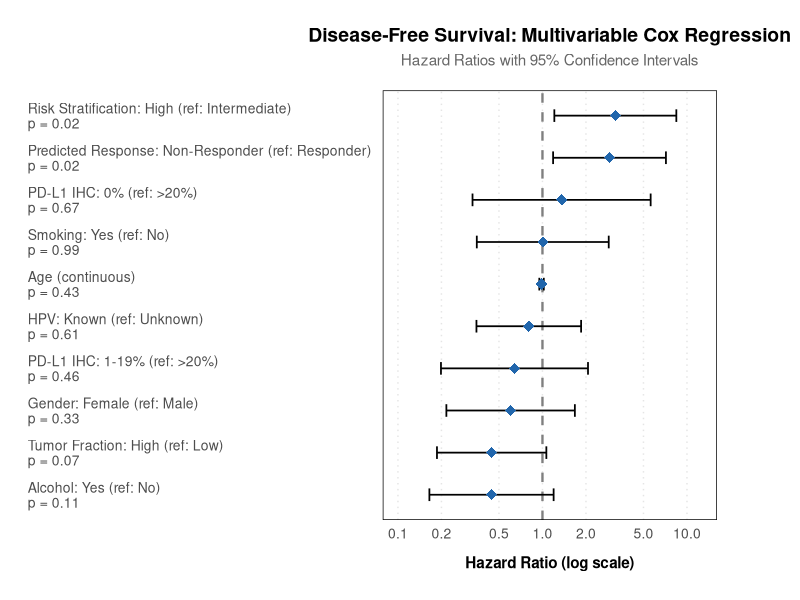
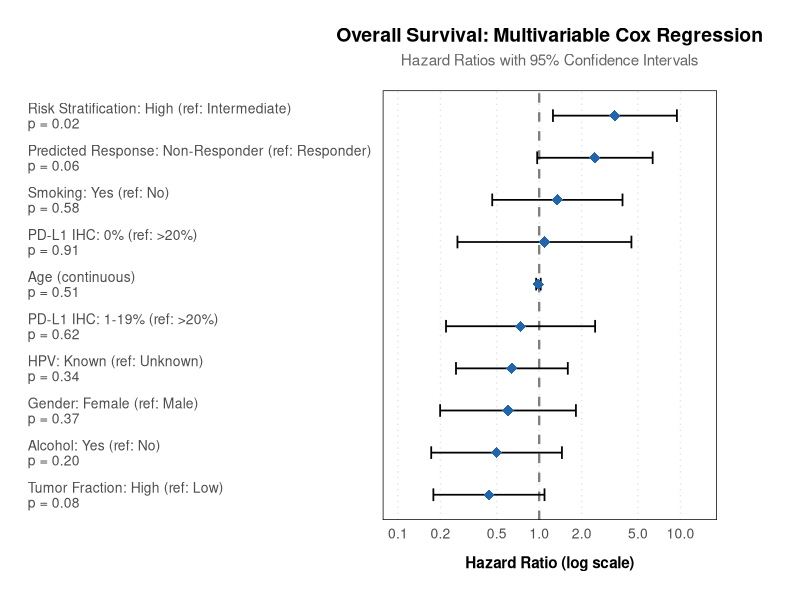
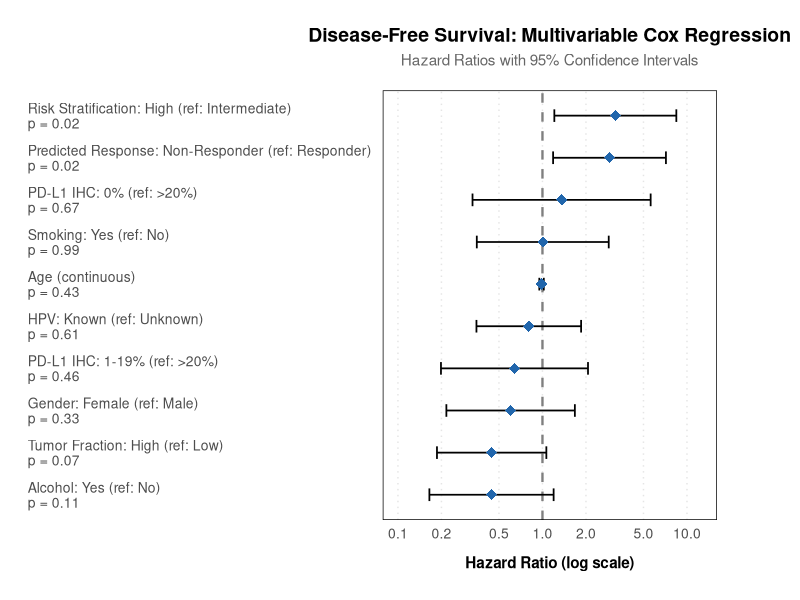
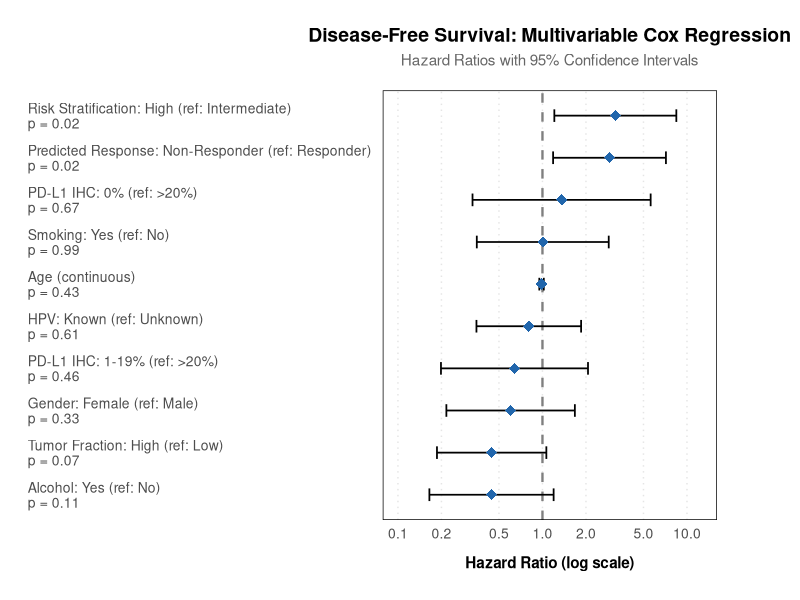
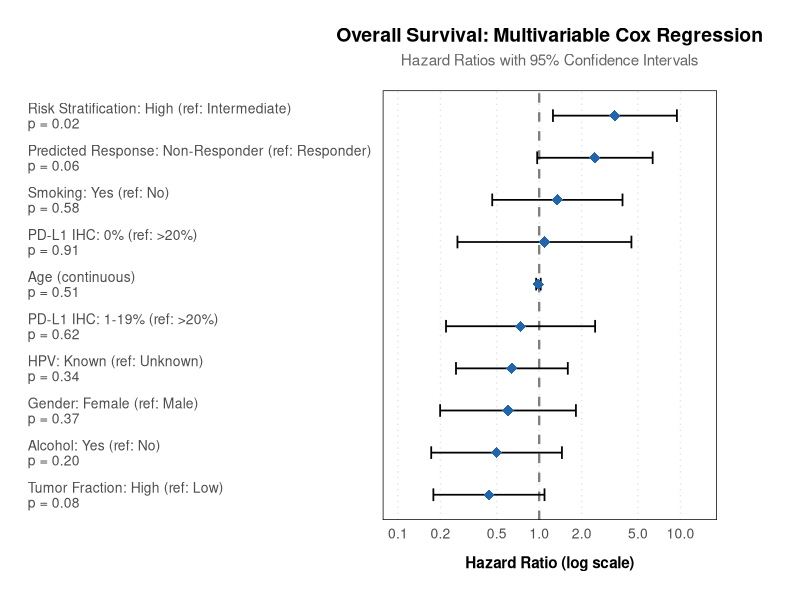
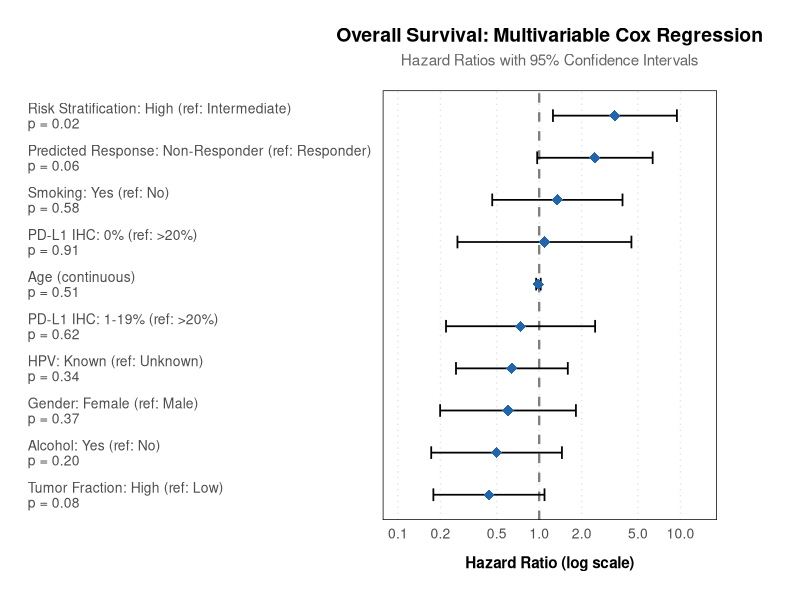

Write R code to recreate these figures, in order.
library(dplyr)
library(survival)
library(broom)
library(ggplot2)
library(forcats)
library(stringr)

setwd('/Users/ravibandaru/Downloads')

d <- read.csv("./survival_data.csv")

df_patient <- data.frame(
  id = d[, 1],
  age = d$Age,
  gender = factor(ifelse(d$Gender == "Male", 1, 2), labels = c("Male", "Female")),
  ethnicity = factor(as.integer(as.factor(d$Ethnicity))),
  diagnosis = factor(as.integer(as.factor(d$Diagnosis))),
  hpv = factor(ifelse(d$HPV == "Unknown", 1, 2), labels = c("Unknown", "Known")),
  smoking = factor(ifelse(d$Smoking == "No", 1, 2), labels = c("No", "Yes")),
  alcohol = factor(ifelse(d$Alcohol == "No", 1, 2), labels = c("No", "Yes")),
  response = factor(ifelse(d$REPINST_Predictions == "Responder", 1, 2), labels = c("Responder", "NonResponder")),
  stratification = factor(ifelse(d$Stratification == "Intermediate", 1, 2), labels = c("Intermediate", "High")),
  ihc = factor(ifelse(d$PDL1.IHC == ">20", 1, ifelse(d$PDL1.IHC == "1-19", 2, 3)), labels = c(">20", "1-19", "0")),
  tf = factor(ifelse(d$Tumor.Fraction == "Low Tumor Fraction", 1, 2), labels = c("Low", "High")),
  event_dfs = as.integer(ifelse(d$E_Relapse, 1, 0)),
  event_os = as.integer(ifelse(d$E_Survival, 1, 0)),
  relapse_time = as.integer(d$`Relapse.Months..Adjuvant.` * 30),
  surv_time = as.integer(d$Survival.Months..Adjuvant. * 30),
  repinst_prob = as.numeric(d$REPINST_Probabilities),
  repinst_pred = as.factor(d$REPINST_Predictions)
)

cox_dfs <- coxph(Surv(relapse_time, event_dfs) ~ age + gender + hpv + smoking + alcohol + response + stratification + ihc + tf, data = df_patient)
cox_os <- coxph(Surv(surv_time, event_os) ~ age + gender + hpv + smoking + alcohol + response + stratification + ihc + tf, data = df_patient)

make_publication_forest_plot <- function(tidy_df, title_text) {
  var_labels <- c(
    "age" = "Age (continuous)",
    "genderFemale" = "Gender: Female (ref: Male)",
    "hpvKnown" = "HPV: Known (ref: Unknown)",
    "smokingYes" = "Smoking: Yes (ref: No)",
    "alcoholYes" = "Alcohol: Yes (ref: No)",
    "responseNonResponder" = "Predicted Response: Non-Responder (ref: Responder)",
    "stratificationHigh" = "Risk Stratification: High (ref: Intermediate)",
    "ihc1-19" = "PD-L1 IHC: 1-19% (ref: >20%)",
    "ihc0" = "PD-L1 IHC: 0% (ref: >20%)",
    "tfHigh" = "Tumor Fraction: High (ref: Low)"
  )
  
  plot_data <- tidy_df %>%
    filter(term != "(Intercept)") %>%
    mutate(
      clean_term = case_when(
        term %in% names(var_labels) ~ var_labels[term],
        TRUE ~ term
      ),
      p_formatted = case_when(
        p.value < 0.001 ~ "p < 0.001",
        p.value < 0.01 ~ sprintf("p = %.3f", p.value),
        TRUE ~ sprintf("p = %.2f", p.value)
      ),
      label_with_p = paste0(clean_term, "\n", p_formatted),
      label_with_p = fct_reorder(label_with_p, estimate)
    )
  
  p <- ggplot(plot_data, aes(x = estimate, y = label_with_p)) +
    geom_vline(xintercept = 1, linetype = "dashed", color = "gray50", size = 0.8) +
    geom_errorbarh(aes(xmin = conf.low, xmax = conf.high), height = 0.3, color = "black", size = 0.6) +
    geom_point(color = "#2166ac", size = 3.5, shape = 18) +
    scale_x_continuous(
      trans = "log10",
      breaks = c(0.1, 0.2, 0.5, 1, 2, 5, 10),
      labels = c("0.1", "0.2", "0.5", "1.0", "2.0", "5.0", "10.0"),
      limits = c(0.1, max(plot_data$conf.high) * 1.5)
    ) +
    labs(
      title = title_text,
      subtitle = "Hazard Ratios with 95% Confidence Intervals",
      x = "Hazard Ratio (log scale)",
      y = NULL
    ) +
    theme_minimal(base_size = 12) +
    theme(
      panel.grid.major.y = element_blank(),
      panel.grid.minor = element_blank(),
      panel.grid.major.x = element_line(color = "gray90", size = 0.5, linetype = "dotted"),
      panel.border = element_rect(color = "black", fill = NA, size = 0.5),
      plot.title = element_text(hjust = 0.5, size = 14, face = "bold", margin = margin(b = 5)),
      plot.subtitle = element_text(hjust = 0.5, size = 11, color = "gray40", margin = margin(b = 15)),
      axis.title.x = element_text(size = 11, face = "bold", margin = margin(t = 10)),
      axis.text.y = element_text(size = 10, hjust = 0, margin = margin(r = 5)),
      axis.text.x = element_text(size = 10),
      plot.margin = margin(20, 60, 20, 20),
      plot.background = element_rect(fill = "white", color = NA),
      panel.background = element_rect(fill = "white", color = NA)
    )
  
  return(p)
}

tidy_dfs <- tidy(cox_dfs, exponentiate = TRUE, conf.int = TRUE)
plot_dfs_enhanced <- make_publication_forest_plot(tidy_dfs, "Disease-Free Survival: Multivariable Cox Regression")

tidy_os <- tidy(cox_os, exponentiate = TRUE, conf.int = TRUE)
plot_os_enhanced <- make_publication_forest_plot(tidy_os, "Overall Survival: Multivariable Cox Regression")

ggsave("forest_dfs_publication.pdf", plot = plot_dfs_enhanced, width = 12, height = 6, dpi = 300, device = "pdf")
ggsave("forest_dfs_publication.png", plot = plot_dfs_enhanced, width = 12, height = 8, dpi = 300, device = "png")
ggsave("forest_os_publication.pdf", plot = plot_os_enhanced, width = 12, height = 6, dpi = 300, device = "pdf")
ggsave("forest_os_publication.png", plot = plot_os_enhanced, width = 12, height = 8, dpi = 300, device = "png")

print(plot_dfs_enhanced)
print(plot_os_enhanced)

create_summary_table <- function(tidy_df, outcome_name) {
  tidy_df %>%
    filter(term != "(Intercept)") %>%
    select(term, estimate, conf.low, conf.high, p.value) %>%
    mutate(
      HR_CI = sprintf("%.2f (%.2f-%.2f)", estimate, conf.low, conf.high),
      p_value = case_when(
        p.value < 0.001 ~ "<0.001",
        TRUE ~ sprintf("%.3f", p.value)
      ),
      outcome = outcome_name
    ) %>%
    select(outcome, term, HR_CI, p_value)
}

dfs_table <- create_summary_table(tidy_dfs, "Disease-Free Survival")
os_table <- create_summary_table(tidy_os, "Overall Survival")

cat("\n=== Disease-Free Survival Results ===\n")
print(dfs_table)
cat("\n=== Overall Survival Results ===\n")
print(os_table)

zph_dfs <- cox.zph(cox_dfs)
print(zph_dfs)

zph_os <- cox.zph(cox_os)
print(zph_os)
